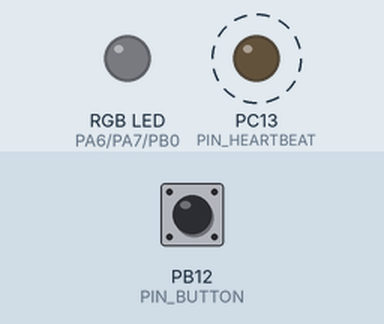
This program was run on a simulated STM32 Blue Pill. Parts: an RGB LED mixed from three pins (HIGH = lit), output pins drawn as LEDs (lit = HIGH). Dashed ring = blinking. Inputs (shaded band) come from the test bench; at power-on: PB12 (PIN_BUTTON) HIGH. What the program prints to the serial monitor is not drawn.

Above: at 1.2 s.
1.3 s: PB12 (PIN_BUTTON) pulled LOW for 0.15 s
At 4.2 s:
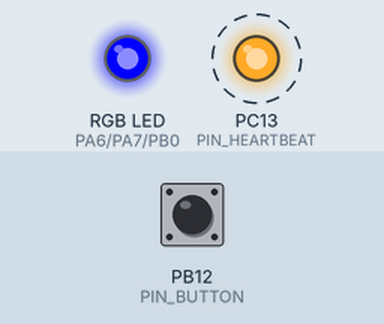
4.4 s: PB12 (PIN_BUTTON) pulled LOW for 1 s
At 7.9 s:
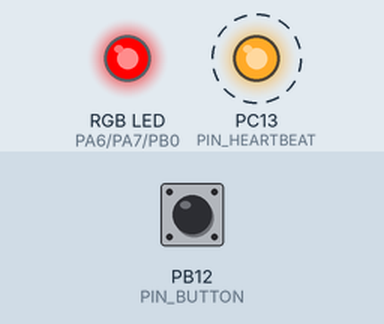
8.4 s: PB12 (PIN_BUTTON) pulled LOW for 0.15 s
At 9.5 s:
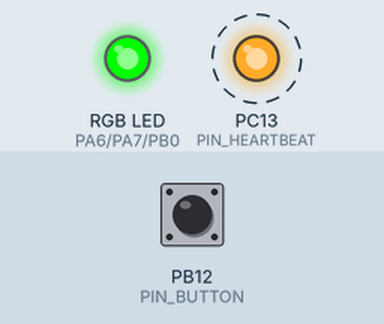
11.5 s: PB12 (PIN_BUTTON) driven LOW
At 14.1 s:
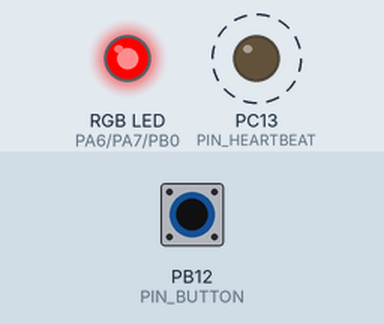
14.5 s: PB12 (PIN_BUTTON) pulsed HIGH 2 times (0.12 s each, 0.3 s apart)
At 17.8 s:
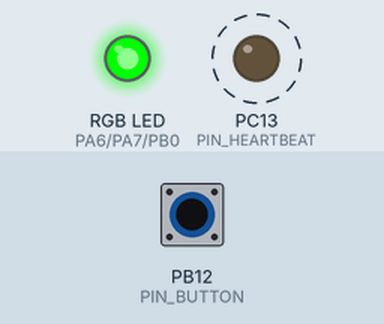
Timing chart, 0 to 18.9 s (numbered marks = the images above; inputs shaded):
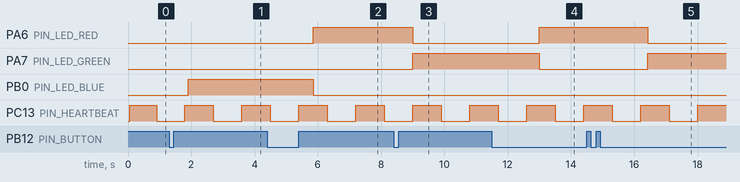

Measured:
- after the input at 1.3 s, PB0 (PIN_LED_BLUE): LOW → HIGH after 0.60 s
- after the input at 4.4 s, PA6 (PIN_LED_RED): LOW → HIGH after 1.5 s; PB0 (PIN_LED_BLUE): HIGH → LOW after 1.5 s
- after the input at 8.4 s, PA6 (PIN_LED_RED): HIGH → LOW after 0.60 s; PA7 (PIN_LED_GREEN): LOW → HIGH after 0.60 s
- after the input at 11.5 s, PA6 (PIN_LED_RED): LOW → HIGH after 1.5 s; PA7 (PIN_LED_GREEN): HIGH → LOW after 1.5 s
- after the input at 14.5 s, PA6 (PIN_LED_RED): HIGH → LOW after 1.9 s; PA7 (PIN_LED_GREEN): LOW → HIGH after 1.9 s
- by itself, PC13 (PIN_HEARTBEAT): alternates HIGH for 0.90 s and LOW for 0.90 s

The program:

main.cpp
```cpp
#include <Arduino.h>

const uint8_t PIN_LED_RED   = PA6;
const uint8_t PIN_LED_GREEN = PA7;
const uint8_t PIN_LED_BLUE  = PB0;
const uint8_t PIN_BUTTON    = PB12;
const uint8_t PIN_HEARTBEAT = PC13;

const uint32_t HEARTBEAT_INTERVAL_MS = 900;
const uint32_t DEBOUNCE_TIME_MS      = 30;
const uint32_t DOUBLE_CLICK_TIME_MS  = 450;
const uint32_t LONG_PRESS_TIME_MS    = 1500;

enum SystemState {
    STATE_STOP = 0,
    STATE_AUTO,
    STATE_MANUAL,
    STATE_ALARM
};

enum ButtonEvent {
    EVENT_NONE = 0,
    EVENT_SHORT_PRESS,
    EVENT_DOUBLE_PRESS,
    EVENT_LONG_PRESS
};

SystemState current_state  = STATE_STOP;
SystemState previous_state = STATE_STOP;

struct ColorRGB {
    uint8_t r, g, b;
    const char* name;
};

const ColorRGB MANUAL_COLORS[] = {
    { 255,   0,   0, "RED"    },
    {   0, 255,   0, "GREEN"  },
    {   0,   0, 255, "BLUE"   },
    { 255, 255,   0, "YELLOW" },
    {   0,   0,   0, "OFF"    }
};
const uint8_t NUM_MANUAL_COLORS = sizeof(MANUAL_COLORS) / sizeof(MANUAL_COLORS[0]);
uint8_t manual_color_idx = 0;

volatile bool button_isr_triggered = false;
bool button_is_down = false;
uint32_t press_start_time = 0;
bool long_press_handled = false;
bool double_press_handled = false;
uint8_t pending_clicks = 0;
uint32_t last_release_time = 0;
uint32_t last_press_duration = 0;

uint32_t prev_heartbeat_time = 0;
bool heartbeat_state = false;

void button_exti_isr() {
    button_isr_triggered = true;
}

const char* state_to_string(SystemState s) {
    switch (s) {
        case STATE_STOP:   return "STOP";
        case STATE_AUTO:   return "AUTO";
        case STATE_MANUAL: return "MANUAL";
        case STATE_ALARM:  return "ALARM";
        default:           return "UNKNOWN";
    }
}

void on_state_enter(SystemState new_state) {
    switch (new_state) {
        case STATE_STOP:
            analogWrite(PIN_LED_RED, 0);
            analogWrite(PIN_LED_GREEN, 0);
            analogWrite(PIN_LED_BLUE, 0);
            break;

        case STATE_AUTO:
            analogWrite(PIN_LED_RED, 0);
            analogWrite(PIN_LED_GREEN, 0);
            analogWrite(PIN_LED_BLUE, 255);
            break;

        case STATE_MANUAL:
            analogWrite(PIN_LED_RED, MANUAL_COLORS[manual_color_idx].r);
            analogWrite(PIN_LED_GREEN, MANUAL_COLORS[manual_color_idx].g);
            analogWrite(PIN_LED_BLUE, MANUAL_COLORS[manual_color_idx].b);
            break;

        case STATE_ALARM:
            analogWrite(PIN_LED_GREEN, 0);
            analogWrite(PIN_LED_BLUE, 0);
            analogWrite(PIN_LED_RED, 255);
            break;
    }
}

bool transition_to_state(SystemState target, const char* trigger_reason) {
    if (target == current_state) return false;

    bool transition_allowed = false;

    switch (current_state) {
        case STATE_STOP:
            if (target == STATE_AUTO || target == STATE_ALARM) {
                transition_allowed = true;
            }
            break;

        case STATE_AUTO:
            if (target == STATE_MANUAL || target == STATE_ALARM) {
                transition_allowed = true;
            }
            break;

        case STATE_MANUAL:
            if (target == STATE_STOP || target == STATE_ALARM) {
                transition_allowed = true;
            }
            break;

        case STATE_ALARM:
            if (target == previous_state) {
                transition_allowed = true;
            }
            break;
    }

    if (transition_allowed) {
        uint32_t now = millis();
        Serial.print(F("["));
        Serial.print(now);
        Serial.print(F(" ms] FSM Transition: "));
        Serial.print(state_to_string(current_state));
        Serial.print(F(" -> "));
        Serial.print(state_to_string(target));
        Serial.print(F(" | Trigger: "));
        Serial.println(trigger_reason);

        if (target == STATE_ALARM) {
            previous_state = current_state;
        }

        current_state = target;
        on_state_enter(current_state);
        return true;
    } else {
        Serial.print(F("[REJECTED] Illegal transition attempt from "));
        Serial.print(state_to_string(current_state));
        Serial.print(F(" to "));
        Serial.print(state_to_string(target));
        Serial.print(F(" via trigger: "));
        Serial.println(trigger_reason);
        return false;
    }
}

ButtonEvent read_button_events(uint32_t now) {
    ButtonEvent event = EVENT_NONE;
    int pin_state = digitalRead(PIN_BUTTON);

    if (pin_state == LOW && !button_is_down) {
        button_is_down = true;
        press_start_time = now;
        long_press_handled = false;
        double_press_handled = false;
        button_isr_triggered = false;

        // Детекція другого кліку в межах вікна DOUBLE_CLICK_TIME_MS
        if (pending_clicks == 1 && (now - last_release_time <= DOUBLE_CLICK_TIME_MS)) {
            event = EVENT_DOUBLE_PRESS;
            pending_clicks = 0;
            double_press_handled = true;
        }
    }
    else if (pin_state == LOW && button_is_down) {
        if (!long_press_handled && (now - press_start_time >= LONG_PRESS_TIME_MS)) {
            long_press_handled = true;
            pending_clicks = 0;
            last_press_duration = now - press_start_time;
            event = EVENT_LONG_PRESS;
        }
    }
    else if (pin_state == HIGH && button_is_down) {
        uint32_t press_duration = now - press_start_time;
        button_is_down = false;
        last_press_duration = press_duration;

        if (press_duration >= DEBOUNCE_TIME_MS && !long_press_handled && !double_press_handled) {
            pending_clicks = 1;
            last_release_time = now;
        }
    }

    if (pending_clicks == 1 && !button_is_down && (now - last_release_time > DOUBLE_CLICK_TIME_MS)) {
        event = EVENT_SHORT_PRESS;
        pending_clicks = 0;
    }

    return event;
}

void setup() {
    Serial.begin(115200);
    delay(50);

    pinMode(PIN_HEARTBEAT, OUTPUT);
    digitalWrite(PIN_HEARTBEAT, HIGH);

    pinMode(PIN_LED_RED, OUTPUT);
    pinMode(PIN_LED_GREEN, OUTPUT);
    pinMode(PIN_LED_BLUE, OUTPUT);

    pinMode(PIN_BUTTON, INPUT_PULLUP);
    attachInterrupt(digitalPinToInterrupt(PIN_BUTTON), button_exti_isr, FALLING);

    on_state_enter(STATE_STOP);

    Serial.println(F("=================================================="));
    Serial.println(F(" Practical 2 - Task 4: Finite State Machine (FSM) "));
    Serial.println(F(" Variant: 7 (States: STOP, AUTO, MANUAL, ALARM)   "));
    Serial.println(F("=================================================="));
    Serial.println(F("[0 ms] Initial State: STOP (RGB Off)"));
}

void loop() {
    uint32_t current_time = millis();

    // 1. Heartbeat незалежно від режиму
    if (current_time - prev_heartbeat_time >= HEARTBEAT_INTERVAL_MS) {
        prev_heartbeat_time = current_time;
        heartbeat_state = !heartbeat_state;
        digitalWrite(PIN_HEARTBEAT, heartbeat_state ? LOW : HIGH);
    }

    // 2. Опитування подій кнопки
    ButtonEvent event = read_button_events(current_time);

    if (event != EVENT_NONE) {
        switch (event) {
            case EVENT_SHORT_PRESS:
                if (current_state == STATE_STOP) {
                    transition_to_state(STATE_AUTO, "Short Click (STOP -> AUTO)");
                } else if (current_state == STATE_AUTO) {
                    transition_to_state(STATE_MANUAL, "Short Click (AUTO -> MANUAL)");
                } else if (current_state == STATE_MANUAL) {
                    manual_color_idx = (manual_color_idx + 1) % NUM_MANUAL_COLORS;
                    on_state_enter(STATE_MANUAL);
                    Serial.print(F("["));
                    Serial.print(current_time);
                    Serial.print(F(" ms] MANUAL Mode: Color changed to "));
                    Serial.println(MANUAL_COLORS[manual_color_idx].name);
                }
                break;

            case EVENT_DOUBLE_PRESS:
                Serial.print(F("["));
                Serial.print(current_time);
                Serial.print(F(" ms] Event: DOUBLE CLICK"));
                if (current_state == STATE_MANUAL) {
                    Serial.println();
                    transition_to_state(STATE_STOP, "Double Click (MANUAL -> STOP)");
                } else {
                    Serial.print(F(" | State: "));
                    Serial.print(state_to_string(current_state));
                    Serial.println(F(" -> Note: Double click triggers MANUAL -> STOP per FSM table. Click Short 2x to reach MANUAL first."));
                }
                break;

            case EVENT_LONG_PRESS:
                if (current_state != STATE_ALARM) {
                    transition_to_state(STATE_ALARM, "Long Press (Enter ALARM)");
                } else {
                    transition_to_state(previous_state, "Long Press (Exit ALARM to previous)");
                }
                break;

            default:
                break;
        }
    }
}
```
